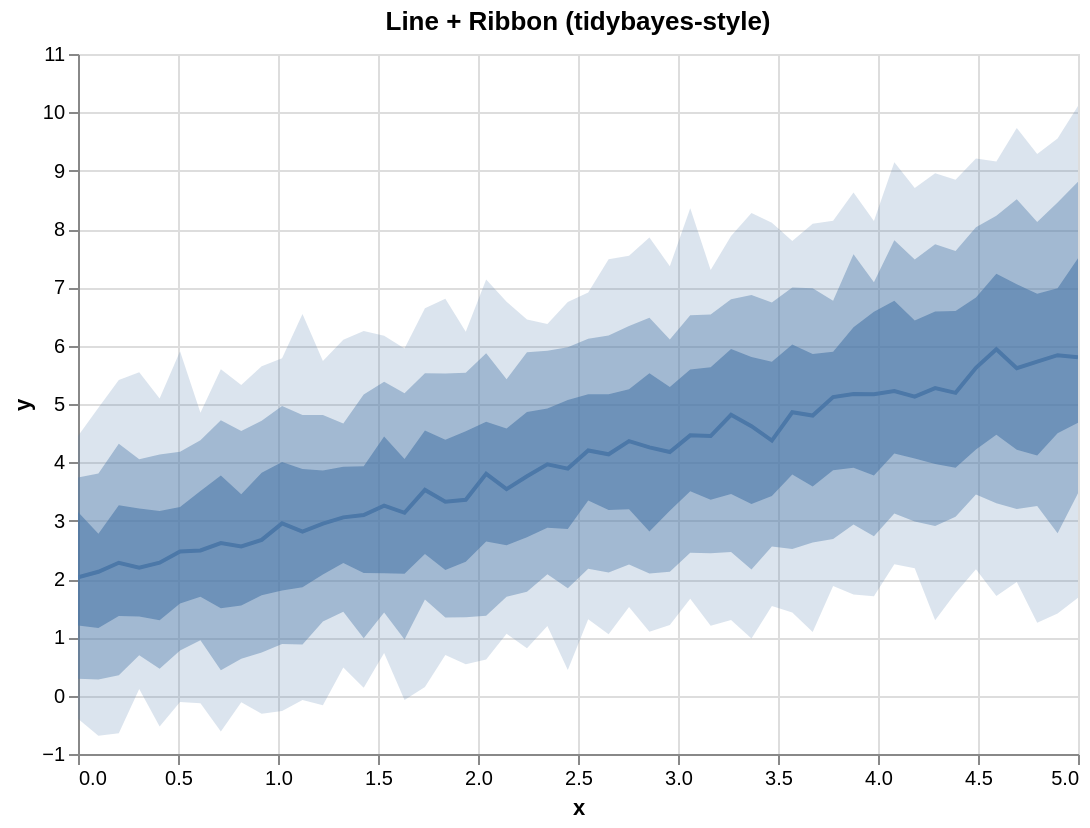

Vega-Lite specification for this chart:
### Vega-Lite specification from a JSON file in a GitHub repository (floating-point values rounded to 4 significant figures)
{"$schema": "https://vega.github.io/schema/vega-lite/v5.json", "config": {"axis": {"labelLimit": 0}, "header": {"labelLimit": 0}, "legend": {"labelLimit": 0}}, "data": {"values": [{"__median__": 4.363, "hi_0_5_": 5.252, "hi_0_8_": 6.338, "hi_0_95_": 7.542, "lo_0_5_": 3.197, "lo_0_8_": 2.249, "lo_0_95_": 1.52, "x": 2.755}, {"__median__": 2.951, "hi_0_5_": 3.86, "hi_0_8_": 4.812, "hi_0_95_": 5.738, "lo_0_5_": 2.078, "lo_0_8_": 1.271, "lo_0_95_": -0.1642, "x": 1.224}, {"__median__": 4.815, "hi_0_5_": 5.942, "hi_0_8_": 6.794, "hi_0_95_": 7.878, "lo_0_5_": 3.457, "lo_0_8_": 2.461, "lo_0_95_": 1.297, "x": 3.265}, {"__median__": 5.118, "hi_0_5_": 5.897, "hi_0_8_": 6.771, "hi_0_95_": 8.142, "lo_0_5_": 3.863, "lo_0_8_": 2.686, "lo_0_95_": 1.878, "x": 3.776}, {"__median__": 5.621, "hi_0_5_": 6.825, "hi_0_8_": 8.028, "hi_0_95_": 9.209, "lo_0_5_": 4.221, "lo_0_8_": 3.447, "lo_0_95_": 2.166, "x": 4.49}, {"__median__": 2.123, "hi_0_5_": 2.777, "hi_0_8_": 3.807, "hi_0_95_": 4.936, "lo_0_5_": 1.159, "lo_0_8_": 0.2764, "lo_0_95_": -0.6865, "x": 0.102}, {"__median__": 5.223, "hi_0_5_": 6.77, "hi_0_8_": 7.808, "hi_0_95_": 9.142, "lo_0_5_": 4.154, "lo_0_8_": 3.121, "lo_0_95_": 2.255, "x": 4.082}, {"__median__": 2.196, "hi_0_5_": 3.209, "hi_0_8_": 4.052, "hi_0_95_": 5.543, "lo_0_5_": 1.357, "lo_0_8_": 0.6933, "lo_0_95_": 0.1154, "x": 0.3061}, {"__median__": 5.727, "hi_0_5_": 6.889, "hi_0_8_": 8.122, "hi_0_95_": 9.284, "lo_0_5_": 4.118, "lo_0_8_": 3.252, "lo_0_95_": 1.252, "x": 4.796}, {"__median__": 3.965, "hi_0_5_": 4.923, "hi_0_8_": 5.914, "hi_0_95_": 6.373, "lo_0_5_": 2.879, "lo_0_8_": 2.083, "lo_0_95_": 1.196, "x": 2.347}, {"__median__": 2.279, "hi_0_5_": 3.266, "hi_0_8_": 4.317, "hi_0_95_": 5.409, "lo_0_5_": 1.367, "lo_0_8_": 0.3494, "lo_0_95_": -0.6436, "x": 0.2041}, {"__median__": 4.45, "hi_0_5_": 5.628, "hi_0_8_": 6.535, "hi_0_95_": 7.295, "lo_0_5_": 3.36, "lo_0_8_": 2.442, "lo_0_95_": 1.199, "x": 3.163}, {"__median__": 5.127, "hi_0_5_": 6.43, "hi_0_8_": 7.478, "hi_0_95_": 8.703, "lo_0_5_": 4.068, "lo_0_8_": 2.987, "lo_0_95_": 2.185, "x": 4.184}, {"__median__": 3.762, "hi_0_5_": 4.864, "hi_0_8_": 5.885, "hi_0_95_": 6.447, "lo_0_5_": 2.717, "lo_0_8_": 1.782, "lo_0_95_": 0.8132, "x": 2.245}, {"__median__": 4.204, "hi_0_5_": 5.169, "hi_0_8_": 6.117, "hi_0_95_": 6.911, "lo_0_5_": 3.348, "lo_0_8_": 2.175, "lo_0_95_": 1.311, "x": 2.551}, {"__median__": 2.954, "hi_0_5_": 4.008, "hi_0_8_": 4.965, "hi_0_95_": 5.785, "lo_0_5_": 1.803, "lo_0_8_": 0.8866, "lo_0_95_": -0.2626, "x": 1.02}, {"__median__": 4.858, "hi_0_5_": 6.018, "hi_0_8_": 6.995, "hi_0_95_": 7.793, "lo_0_5_": 3.793, "lo_0_8_": 2.515, "lo_0_95_": 1.425, "x": 3.571}, {"__median__": 5.168, "hi_0_5_": 6.58, "hi_0_8_": 7.088, "hi_0_95_": 8.135, "lo_0_5_": 3.775, "lo_0_8_": 2.732, "lo_0_95_": 1.704, "x": 3.98}, {"__median__": 2.615, "hi_0_5_": 3.774, "hi_0_8_": 4.721, "hi_0_95_": 5.597, "lo_0_5_": 1.497, "lo_0_8_": 0.4336, "lo_0_95_": -0.6134, "x": 0.7143}, {"__median__": 5.273, "hi_0_5_": 6.587, "hi_0_8_": 7.738, "hi_0_95_": 8.957, "lo_0_5_": 3.972, "lo_0_8_": 2.91, "lo_0_95_": 1.292, "x": 4.286}, {"__median__": 2.557, "hi_0_5_": 3.455, "hi_0_8_": 4.539, "hi_0_95_": 5.324, "lo_0_5_": 1.548, "lo_0_8_": 0.635, "lo_0_95_": -0.1108, "x": 0.8163}, {"__median__": 4.138, "hi_0_5_": 5.169, "hi_0_8_": 6.173, "hi_0_95_": 7.483, "lo_0_5_": 3.181, "lo_0_8_": 2.11, "lo_0_95_": 1.052, "x": 2.653}, {"__median__": 5.837, "hi_0_5_": 6.983, "hi_0_8_": 8.454, "hi_0_95_": 9.552, "lo_0_5_": 4.499, "lo_0_8_": 2.784, "lo_0_95_": 1.408, "x": 4.898}, {"__median__": 4.255, "hi_0_5_": 5.526, "hi_0_8_": 6.48, "hi_0_95_": 7.855, "lo_0_5_": 2.814, "lo_0_8_": 2.095, "lo_0_95_": 1.094, "x": 2.857}, {"__median__": 3.326, "hi_0_5_": 4.388, "hi_0_8_": 5.522, "hi_0_95_": 6.805, "lo_0_5_": 2.154, "lo_0_8_": 1.341, "lo_0_95_": 0.6985, "x": 1.837}, {"__median__": 4.803, "hi_0_5_": 5.859, "hi_0_8_": 6.983, "hi_0_95_": 8.088, "lo_0_5_": 3.585, "lo_0_8_": 2.627, "lo_0_95_": 1.093, "x": 3.673}, {"__median__": 3.541, "hi_0_5_": 4.579, "hi_0_8_": 5.426, "hi_0_95_": 6.754, "lo_0_5_": 2.578, "lo_0_8_": 1.698, "lo_0_95_": 1.06, "x": 2.143}, {"__median__": 5.615, "hi_0_5_": 7.054, "hi_0_8_": 8.512, "hi_0_95_": 9.732, "lo_0_5_": 4.217, "lo_0_8_": 3.202, "lo_0_95_": 1.949, "x": 4.694}, {"__median__": 3.057, "hi_0_5_": 3.925, "hi_0_8_": 4.666, "hi_0_95_": 6.103, "lo_0_5_": 2.273, "lo_0_8_": 1.438, "lo_0_95_": 0.4826, "x": 1.327}, {"__median__": 2.47, "hi_0_5_": 3.235, "hi_0_8_": 4.182, "hi_0_95_": 5.905, "lo_0_5_": 1.578, "lo_0_8_": 0.7731, "lo_0_95_": -0.1091, "x": 0.5102}, {"__median__": 3.893, "hi_0_5_": 5.066, "hi_0_8_": 5.971, "hi_0_95_": 6.748, "lo_0_5_": 2.856, "lo_0_8_": 1.843, "lo_0_95_": 0.4421, "x": 2.449}, {"__median__": 4.462, "hi_0_5_": 5.59, "hi_0_8_": 6.521, "hi_0_95_": 8.357, "lo_0_5_": 3.504, "lo_0_8_": 2.451, "lo_0_95_": 1.66, "x": 3.061}, {"__median__": 5.803, "hi_0_5_": 7.497, "hi_0_8_": 8.811, "hi_0_95_": 10.11, "lo_0_5_": 4.677, "lo_0_8_": 3.468, "lo_0_95_": 1.678, "x": 5.0}, {"__median__": 5.939, "hi_0_5_": 7.231, "hi_0_8_": 8.229, "hi_0_95_": 9.159, "lo_0_5_": 4.471, "lo_0_8_": 3.299, "lo_0_95_": 1.708, "x": 4.592}, {"__median__": 2.489, "hi_0_5_": 3.509, "hi_0_8_": 4.379, "hi_0_95_": 4.85, "lo_0_5_": 1.696, "lo_0_8_": 0.9501, "lo_0_95_": -0.1304, "x": 0.6122}, {"__median__": 3.357, "hi_0_5_": 4.531, "hi_0_8_": 5.536, "hi_0_95_": 6.24, "lo_0_5_": 2.295, "lo_0_8_": 1.344, "lo_0_95_": 0.5382, "x": 1.939}, {"__median__": 3.258, "hi_0_5_": 4.443, "hi_0_8_": 5.382, "hi_0_95_": 6.169, "lo_0_5_": 2.097, "lo_0_8_": 1.427, "lo_0_95_": 0.7325, "x": 1.531}, {"__median__": 5.17, "hi_0_5_": 6.315, "hi_0_8_": 7.566, "hi_0_95_": 8.625, "lo_0_5_": 3.906, "lo_0_8_": 2.932, "lo_0_95_": 1.735, "x": 3.878}, {"__median__": 3.803, "hi_0_5_": 4.697, "hi_0_8_": 5.871, "hi_0_95_": 7.132, "lo_0_5_": 2.644, "lo_0_8_": 1.368, "lo_0_95_": 0.6191, "x": 2.041}, {"__median__": 3.096, "hi_0_5_": 3.932, "hi_0_8_": 5.163, "hi_0_95_": 6.251, "lo_0_5_": 2.104, "lo_0_8_": 0.984, "lo_0_95_": 0.1376, "x": 1.429}, {"__median__": 2.279, "hi_0_5_": 3.165, "hi_0_8_": 4.133, "hi_0_95_": 5.092, "lo_0_5_": 1.295, "lo_0_8_": 0.4635, "lo_0_95_": -0.53, "x": 0.4082}, {"__median__": 4.619, "hi_0_5_": 5.806, "hi_0_8_": 6.87, "hi_0_95_": 8.276, "lo_0_5_": 3.285, "lo_0_8_": 2.163, "lo_0_95_": 0.9807, "x": 3.367}, {"__median__": 2.03, "hi_0_5_": 3.149, "hi_0_8_": 3.739, "hi_0_95_": 4.451, "lo_0_5_": 1.201, "lo_0_8_": 0.2916, "lo_0_95_": -0.395, "x": 0.0}, {"__median__": 5.191, "hi_0_5_": 6.596, "hi_0_8_": 7.623, "hi_0_95_": 8.845, "lo_0_5_": 3.906, "lo_0_8_": 3.067, "lo_0_95_": 1.76, "x": 4.388}, {"__median__": 2.67, "hi_0_5_": 3.82, "hi_0_8_": 4.714, "hi_0_95_": 5.646, "lo_0_5_": 1.722, "lo_0_8_": 0.7388, "lo_0_95_": -0.3116, "x": 0.9184}, {"__median__": 3.528, "hi_0_5_": 4.548, "hi_0_8_": 5.528, "hi_0_95_": 6.641, "lo_0_5_": 2.427, "lo_0_8_": 1.647, "lo_0_95_": 0.1505, "x": 1.735}, {"__median__": 4.176, "hi_0_5_": 5.29, "hi_0_8_": 6.106, "hi_0_95_": 7.36, "lo_0_5_": 3.169, "lo_0_8_": 2.125, "lo_0_95_": 1.212, "x": 2.959}, {"__median__": 3.135, "hi_0_5_": 4.056, "hi_0_8_": 5.184, "hi_0_95_": 5.952, "lo_0_5_": 2.088, "lo_0_8_": 0.9639, "lo_0_95_": -0.07451, "x": 1.633}, {"__median__": 4.373, "hi_0_5_": 5.725, "hi_0_8_": 6.74, "hi_0_95_": 8.108, "lo_0_5_": 3.422, "lo_0_8_": 2.558, "lo_0_95_": 1.536, "x": 3.469}, {"__median__": 2.813, "hi_0_5_": 3.887, "hi_0_8_": 4.811, "hi_0_95_": 6.543, "lo_0_5_": 1.86, "lo_0_8_": 0.8791, "lo_0_95_": -0.07317, "x": 1.122}]}, "height": 350, "layer": [{"_lr_layer": true, "encoding": {"tooltip": [{"field": "x", "title": "x", "type": "quantitative"}, {"field": "__median__", "title": "median", "type": "quantitative"}, {"field": "lo_0_95_", "title": "95% lo", "type": "quantitative"}, {"field": "hi_0_95_", "title": "95% hi", "type": "quantitative"}], "x": {"field": "x", "scale": {"zero": false}, "type": "quantitative"}, "y": {"field": "lo_0_95_", "scale": {"zero": false}, "title": "y", "type": "quantitative"}, "y2": {"field": "hi_0_95_"}}, "mark": {"line": false, "opacity": 0.2, "type": "area"}, "params": [{"bind": "scales", "name": "grid", "select": {"encodings": ["x", "y"], "type": "interval"}}]}, {"_lr_layer": true, "encoding": {"tooltip": [{"field": "x", "title": "x", "type": "quantitative"}, {"field": "__median__", "title": "median", "type": "quantitative"}, {"field": "lo_0_95_", "title": "95% lo", "type": "quantitative"}, {"field": "hi_0_95_", "title": "95% hi", "type": "quantitative"}], "x": {"field": "x", "scale": {"zero": false}, "type": "quantitative"}, "y": {"field": "lo_0_8_", "scale": {"zero": false}, "title": "y", "type": "quantitative"}, "y2": {"field": "hi_0_8_"}}, "mark": {"line": false, "opacity": 0.4, "type": "area"}}, {"_lr_layer": true, "encoding": {"tooltip": [{"field": "x", "title": "x", "type": "quantitative"}, {"field": "__median__", "title": "median", "type": "quantitative"}, {"field": "lo_0_95_", "title": "95% lo", "type": "quantitative"}, {"field": "hi_0_95_", "title": "95% hi", "type": "quantitative"}], "x": {"field": "x", "scale": {"zero": false}, "type": "quantitative"}, "y": {"field": "lo_0_5_", "scale": {"zero": false}, "title": "y", "type": "quantitative"}, "y2": {"field": "hi_0_5_"}}, "mark": {"line": false, "opacity": 0.6, "type": "area"}}, {"_lr_layer": true, "encoding": {"tooltip": [{"field": "x", "title": "x", "type": "quantitative"}, {"field": "__median__", "title": "median", "type": "quantitative"}, {"field": "lo_0_95_", "title": "95% lo", "type": "quantitative"}, {"field": "hi_0_95_", "title": "95% hi", "type": "quantitative"}], "x": {"field": "x", "scale": {"zero": false}, "type": "quantitative"}, "y": {"field": "__median__", "scale": {"zero": false}, "title": "y", "type": "quantitative"}}, "mark": {"strokeWidth": 2, "type": "line"}}], "title": "Line + Ribbon (tidybayes-style)", "width": 500}
